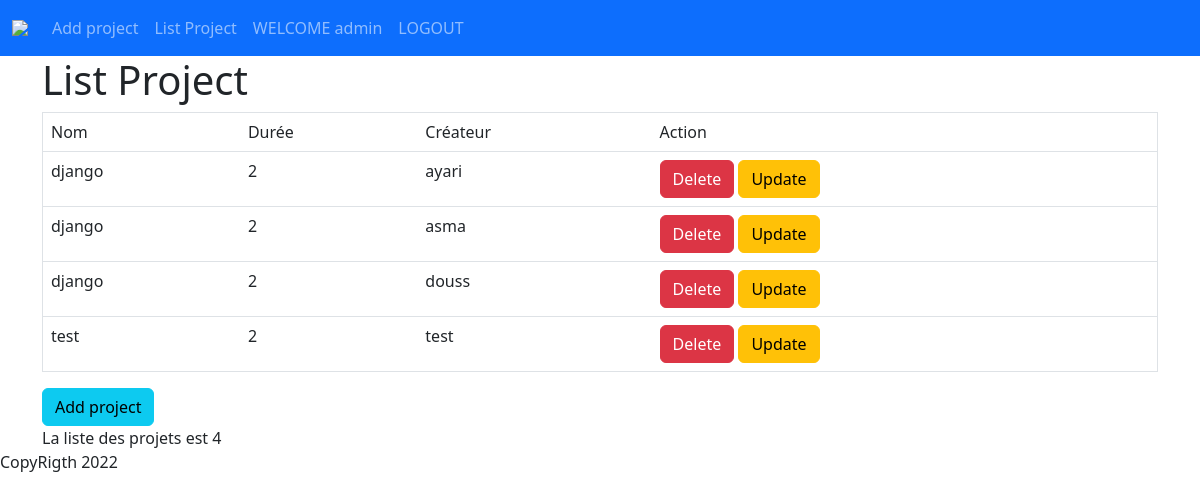
/App/Affiche/ (signed in), run on an earlier commit of the app's database.
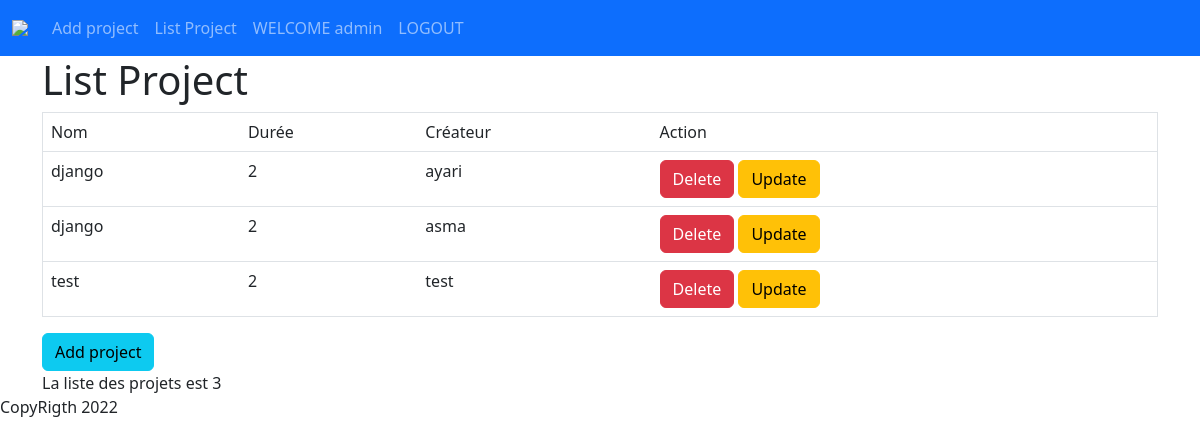
And on a later commit of the database.
### App/models.py (models this page shows, shortened)
class Projet(models.Model):
    nom_projet= models.CharField(max_length=255)
    duree_projet= models.IntegerField('duree estimee',default=0)
    etat= models.BooleanField(default=False)
    temps_alouee= models.IntegerField(validators=[MinValueValidator(1),MaxValueValidator(10)])
    membres= models.ManyToManyField(
        Etudiant,
        related_name="les_projets",
        through= 'memberShipInProject'
    )
    createur=models.OneToOneField(
        Etudiant,
        on_delete=models.SET_NULL,
        null=True
    )
    superviseur= models.ForeignKey(
        coach,
        on_delete=models.CASCADE
    )

class User(models.Model):
    nom= models.CharField('Nom',max_length=255)
    prenom= models.CharField(max_length=255)
    email= models.EmailField(validators=[is_mail_esprit])

### App/views.py (the view)
# urls.py: path('Affiche/',Affiche,name="Aff"),
@login_required(login_url="login")
def Affiche(request):
    projets=Projet.objects.all()
    resultat= "--".join(p.nom_projet for p in projets)
    return render(request,'App/Affiche.html',{'projets':projets})

### Templates/App/Affiche.html
{% extends 'base.html' %}
{% block content %}
<h1>List Project</h1>
<table border="1" class="table">
    <tr>
        <td>Nom</td>
        <td>Durée</td>
        <td>Créateur</td>
        <td>Action</td>
    </tr>
{% for p in projets %}
<tr>
    <td>{{ p.nom_projet}}</td>
    <td>{{ p.duree_projet}}</td>
    <td>{{ p.createur.nom}}</td>
    <td><a href="{% url 'delete_projet' p.id %}" class="btn btn-danger">Delete</a>
    <a href="{% url 'update_projet' p.id %}" class="btn btn-warning">Update</a></td>
</tr>
{% endfor %}
</table>
<a href="{% url 'add_projet' %}" class="btn btn-info">Add project</a><br>
La liste des projets est {{projets|length}}
{% endblock  %}

### Templates/base.html (shortened to what this page needs)
{% load static %}
{% block header %}
<link href="https://cdn.jsdelivr.net/npm/bootstrap@5.2.3/dist/css/bootstrap.min.css" rel="stylesheet">
{% include "header.html" %}
{% endblock  %}
<div class="container">
{% block content%}
{% endblock  %}
</div>
{% block footer %}
{% include "footer.html" %}
{% endblock  %}

### Templates/header.html (shortened to what this page needs)
{% load static %}
{% block header %}
    <nav class="navbar navbar-expand-lg navbar-dark bg-primary">
        <div class="container-fluid">
          <a class="navbar-brand" href="#"><img src="{% static 'images/esprit.bmp' %}"></a>
          <div class="collapse navbar-collapse" id="navbarNav">
            <ul class="navbar-nav">
              <li class="nav-item">
                <a class="nav-link" aria-current="page" href="{% url 'add_projet' %}">Add project</a>
              </li>
              <li class="nav-item">
                <a class="nav-link" href="{% url 'Aff' %}">List Project</a>
              </li>
                {% if user.is_authenticated %}
                <li class="nav-item">
                  <a class="nav-link" href="#"> WELCOME {{user.username}}</a>
                </li>
                <li class="nav-item">
                <a class="nav-link" href="{% url 'logout' %}">LOGOUT</a>
              </li>
              {% else %}
              <li class="nav-item">
                <a class="nav-link" href="{% url 'login' %}">Login</a>
              </li>
                {% endif %}
            </ul>
          </div>
        </div>
      </nav>
{% endblock %}

### Templates/footer.html
{%block footer %}
<footer>
    <p>CopyRigth  {% now 'Y' %}</p>
</footer>
{%endblock %}

What changed in the data, as far as the page shows it:
removed Projet: nom_projet "django", duree_projet "2", createur.nom "douss"
Also different on the page:
{{ projets|length }}: "4" → "3"
